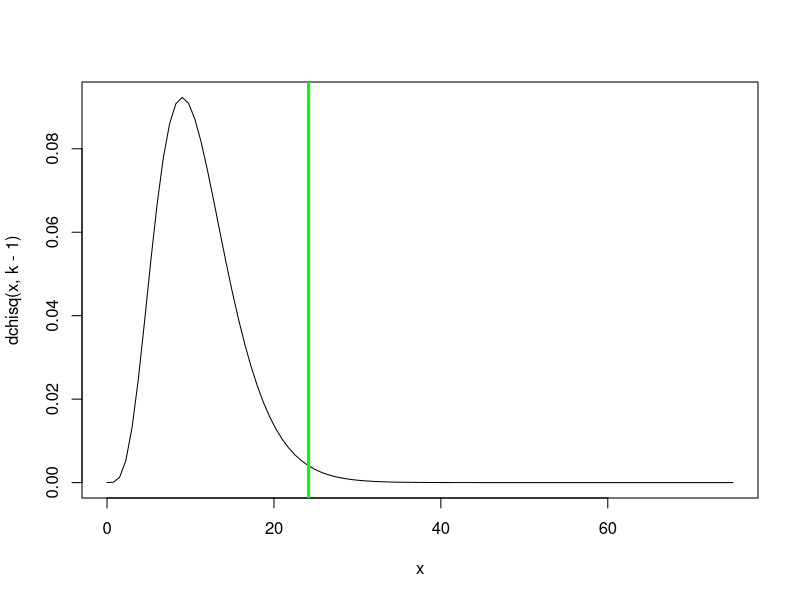
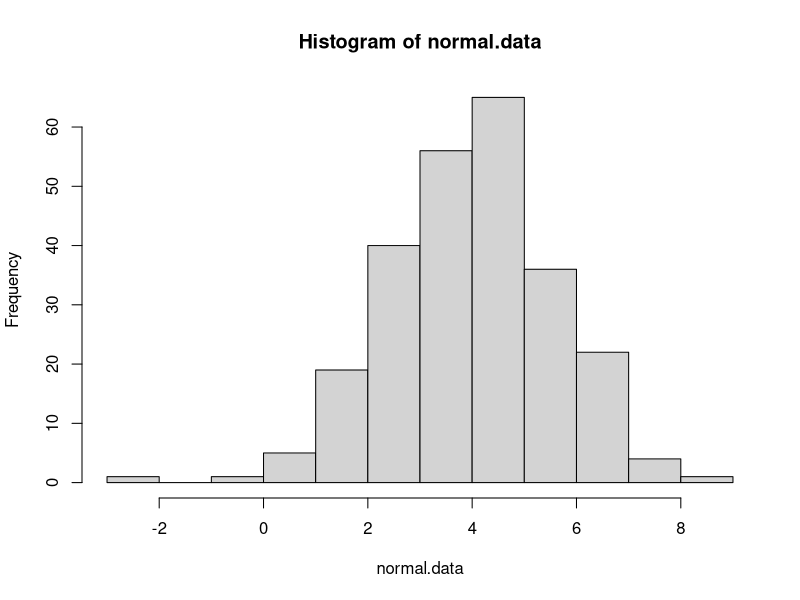
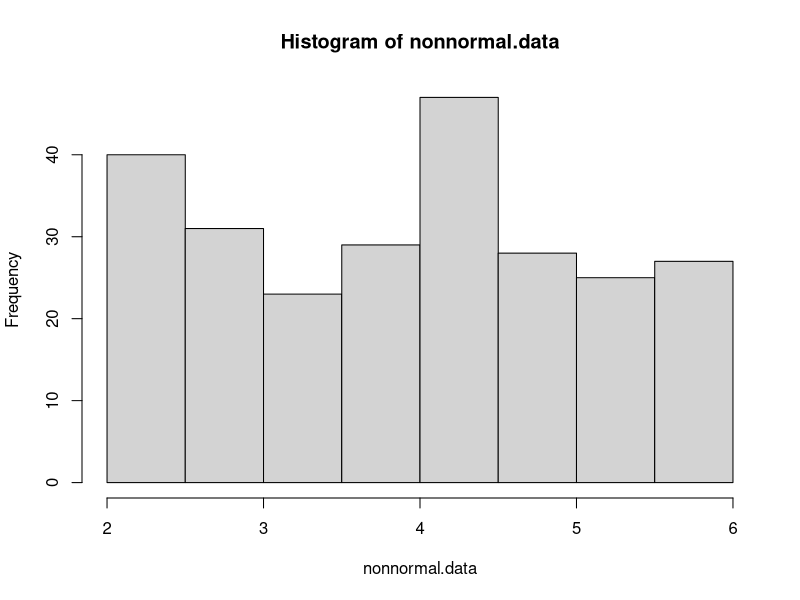
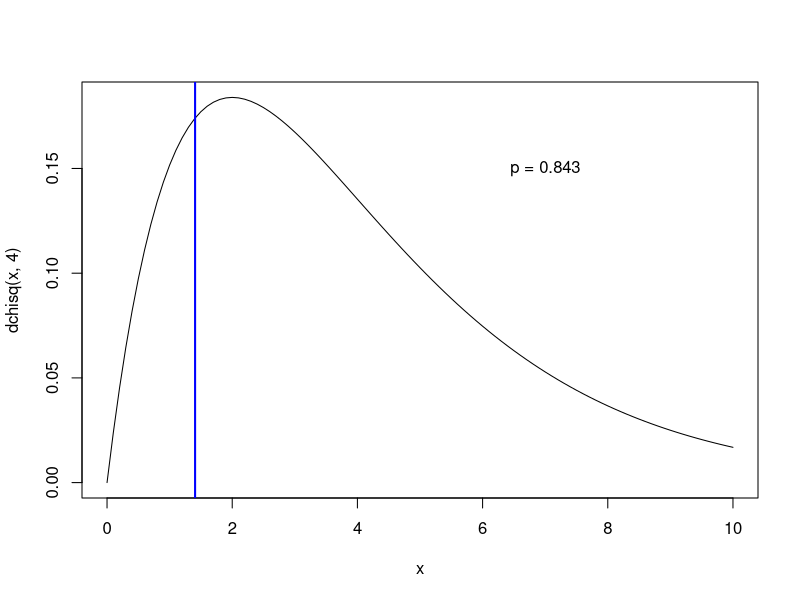
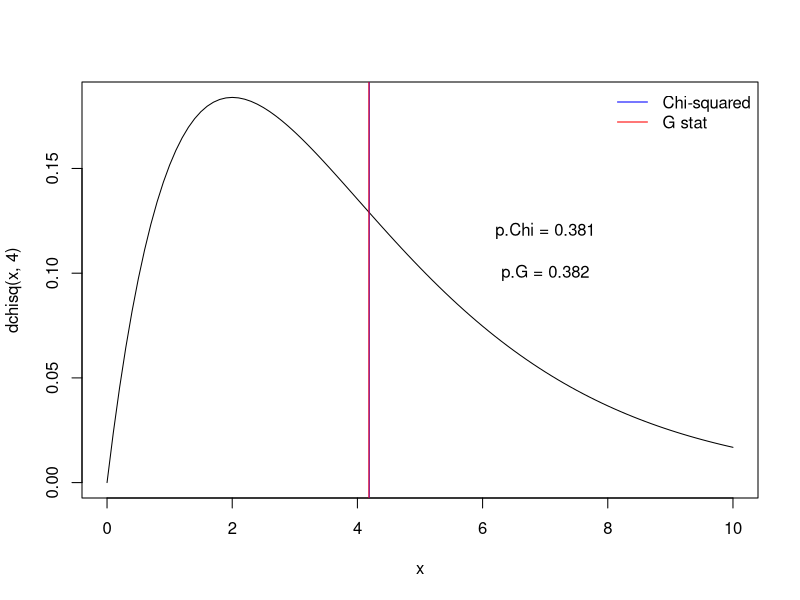

R code for these plots, in order:


#  NRES 710, Lecture 5 -----------------------
#   University of Nevada, Reno                       

#   Chi-squared tests                                          



## Chi squared goodness-of-fit example

birthdays.bymonth <- c(40,23,33,39,28,29,45,31,22,34,44,20)
months <- c("Jan","Feb","Mar","Apr","May","Jun","Jul","Aug","Sep","Oct","Nov","Dec")
names(birthdays.bymonth) <- months

sample.size <- sum(birthdays.bymonth)
k = length(birthdays.bymonth)   # number of categories (months)
exp.birthdays.bymonth <- sample.size*rep(1/k,times=k)   # compute the expected number under the null hypothesis.

Chisq.stat <- sum((birthdays.bymonth-exp.birthdays.bymonth)^2/exp.birthdays.bymonth)
Chisq.stat


## View the summary statistic along with its sampling distribution under the null hypothesis

curve(dchisq(x,k-1),0,75)
abline(v=Chisq.stat,col="green",lwd=3)

p <- 1-pchisq(Chisq.stat,k-1)
p


### use R's built in chi squared function

chisq.test(birthdays.bymonth)     # should get the same p value!



# Chi-squared test for normality

normal.data <- rnorm(250,4,1.5)  # generate normal data
nonnormal.data <-  runif(250,2,6)  # generate non-normal data

hist(normal.data)
hist(nonnormal.data)

# First bin the data (chi squared test must be on categorical data!)

breaks <- c(-Inf,1,2,3,3.5,4,4.5,5,6,7,Inf)

normal.data.binned <- cut(normal.data,breaks,labels=breaks[-1])
nonnormal.data.binned <- cut(nonnormal.data,breaks,labels=breaks[-1])

obs_table_norm <- table(normal.data.binned)
obs_table_nonnorm <- table(nonnormal.data.binned)

# Determine expected values in each cell if the underlying distribution were normal

normal.probs <- sapply(2:length(breaks), function(t) pnorm(breaks[t],mean(normal.data),sd(normal.data))-pnorm(breaks[t-1],mean(normal.data),sd(normal.data))  )
exp_table_norm <- length(normal.data)*normal.probs  # check that expected vals are greater than 5

normal.probs <- sapply(2:length(breaks), function(t) pnorm(breaks[t],mean(nonnormal.data),sd(nonnormal.data))-pnorm(breaks[t-1],mean(nonnormal.data),sd(nonnormal.data))  )
exp_table_nonnorm <- length(normal.data)*normal.probs  # check that expected vals are greater than 5

# Chi squared stat for normality test on normal data

chistat_norm <- sum((obs_table_norm-exp_table_norm)^2/exp_table_norm)
pval_norm <- 1-pchisq(chistat_norm,length(exp_table_norm)-1)
pval_norm

chistat_nonnorm <- sum((obs_table_nonnorm-exp_table_nonnorm)^2/exp_table_nonnorm)
pval_nonnorm <- 1-pchisq(chistat_nonnorm,length(exp_table_nonnorm)-1)
pval_nonnorm

# Compare with shapiro wilk test (which is a MUCH better test!)

shapiro.test(normal.data)
shapiro.test(nonnormal.data)


n.bunnies <- 112

    # sample assuming null hypothesis is true
all.bunnies <- data.frame(
  ear_type = sample(c("floppy","pointy","mixed"),n.bunnies,replace = T),
  coat_color = sample(c("white","brown","mixed"),n.bunnies,replace = T)
)

head(all.bunnies)

# make contingency table

con_table <- table(all.bunnies$ear_type,all.bunnies$coat_color)

# generate expected values

prop.ears <- rowSums(con_table)/n.bunnies
sum.coats <- colSums(con_table)
exp_table <- sapply(1:ncol(con_table),function(t) sum.coats[t]*prop.ears)
colnames(exp_table) <- colnames(con_table)

# compute chi-squared statistic

Chisq.stat <- sum((con_table-exp_table)^2/exp_table)


# Compare chi squared statistic with null sampling distribution

curve(dchisq(x,4),0,10)
abline(v=Chisq.stat,col="blue",lwd=2)

p.value <- 1-pchisq(Chisq.stat,4)
p.value

text(7,0.15,paste0("p = ",round(p.value,3)))

# Compare with R's built in chi squared function

chisq.test(con_table)



n.bunnies <- 112

    # sample assuming null hypothesis is true
all.bunnies <- data.frame(
  ear_type = sample(c("floppy","pointy","mixed"),n.bunnies,replace = T),
  coat_color = sample(c("white","brown","mixed"),n.bunnies,replace = T)
)

head(all.bunnies)

# make contingency table

con_table <- table(all.bunnies$ear_type,all.bunnies$coat_color)

# generate expected values

prop.ears <- rowSums(con_table)/n.bunnies
sum.coats <- colSums(con_table)
exp_table <- sapply(1:ncol(con_table),function(t) sum.coats[t]*prop.ears)
colnames(exp_table) <- colnames(con_table)

# compute chi-squared and G statistics

Chisq.stat <- sum((con_table-exp_table)^2/exp_table)
G.stat <- 2*sum(con_table*log(con_table/exp_table))   # slightly different!


# Compare chi squared and G statistics with null sampling distribution

curve(dchisq(x,4),0,10)
abline(v=Chisq.stat,col="blue",lwd=1)
abline(v=G.stat,col="red",lwd=1)
legend("topright",lty=c(1,1),lwd=c(1,1),col=c("blue","red"),legend=c("Chi-squared","G stat"),bty="n")

p.value.Chi <- 1-pchisq(Chisq.stat,4)
p.value.G <- 1-pchisq(G.stat,4)

text(7,0.12,paste0("p.Chi = ",round(p.value.Chi,3)))
text(7,0.1,paste0("p.G = ",round(p.value.G,3)))


n.bunnies <- 20

    # sample assuming null hypothesis is true
all.bunnies <- data.frame(
  ear_type = sample(c("floppy","pointy","mixed"),n.bunnies,replace = T),
  coat_color = sample(c("white","brown","mixed"),n.bunnies,replace = T)
)

head(all.bunnies)

# make contingency table

con_table <- table(all.bunnies$ear_type,all.bunnies$coat_color)

# generate expected values

prop.ears <- rowSums(con_table)/n.bunnies
sum.coats <- colSums(con_table)
exp_table <- sapply(1:ncol(con_table),function(t) sum.coats[t]*prop.ears)
colnames(exp_table) <- colnames(con_table)

# run fisher exact test

#?fisher.test

chisq.test(con_table)
fisher.test(con_table)   # better test
fisher.test(con_table,simulate.p.value = T,B=5000)   # use simulated p-value - usually very similar answer

